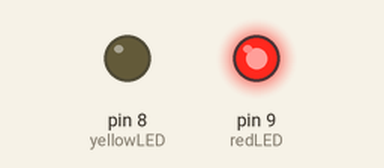
Simulated run of this sketch. Board: Arduino Uno, built with avr-gcc and run on an emulated ATmega328P. On the bench: output pins drawn as LEDs (lit = HIGH).

Above: at 0.1 s.
At 2.1 s:
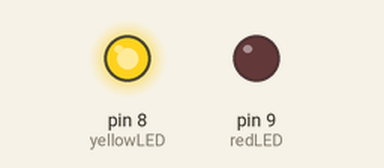
At 5.1 s:
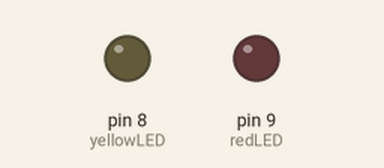
Timing chart, 0 to 5.5 s (numbered marks = the images above):
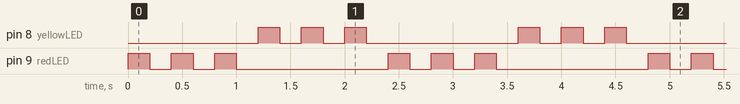

Measured:
- by itself, pin 8 (yellowLED), pin 9 (redLED): repeats every 2.4 s: 2 × (LOW 0.20 s, HIGH 0.20 s), LOW 1.4 s, HIGH 0.20 s
- by itself, everything shown: repeats every 2.4 s, in 12 steps

The sketch:

Tutorial3_extended.ino
```cpp
//program for custom switching 2 LEDs (alternative blinks)
int redLED = 9;
int yellowLED = 8;

int onTime = 200;
int offTime = 200;

void setup() {
  pinMode(redLED, OUTPUT);
  pinMode(yellowLED, OUTPUT);
}

void loop() {

  redTweaks();

  yellowTweaks();

}

void redTweaks() {
  for(int i=0; i<3; i++) {
    digitalWrite(redLED, HIGH);
    delay(onTime);
    digitalWrite(redLED, LOW);
    delay(offTime);
  }
}

void yellowTweaks() {
  for (int i = 0; i <3; i++){
    digitalWrite(yellowLED, HIGH);
    delay(onTime);
    digitalWrite(yellowLED, LOW);
    delay(offTime);
  }
}
```
